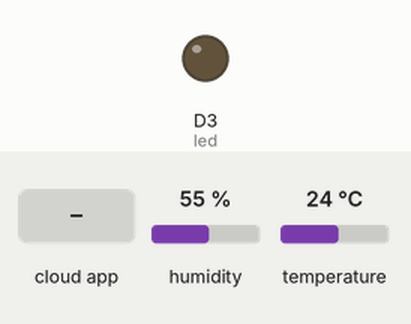
This sketch was run on a simulated ESP8266 (NodeMCU). On the bench: output pins drawn as LEDs (lit = HIGH). Inputs (shaded band) come from the test bench; at power-on: humidity 55 %, temperature 24 °C. WiFi joins after 1.5 s; servers stay silent unless stated; the Firebase database answers and starts empty; pins used as bus, display or sensor lines are not drawn; what the sketch prints to the serial monitor is not drawn.

Above: at 3.8 s.
3.9 s: the phone or cloud app sets LED_STATUS to ON
At 5.4 s:
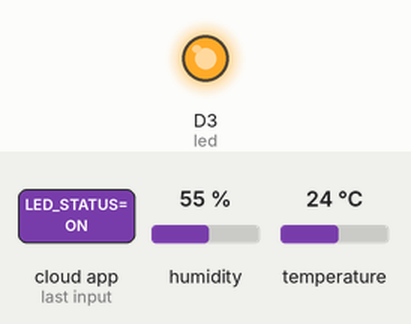
5.7 s: the phone or cloud app sets LED_STATUS to OFF
At 7.1 s:
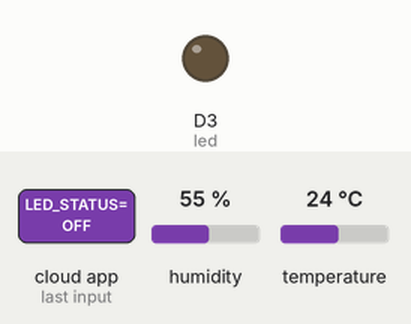
Timing chart, 0 to 8.7 s (numbered marks = the images above; inputs shaded):
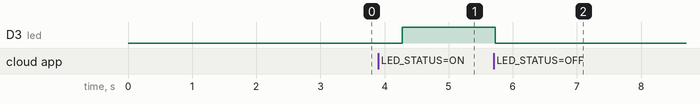

Measured:
- after the input at 3.9 s, D3 (led): LOW → HIGH after 0.38 s
- after the input at 5.7 s, D3 (led): HIGH → LOW at once

The sketch:

firebase-test.ino
```cpp
#include <ESP8266WiFi.h>
#include <FirebaseArduino.h>
#include <DHT.h>
#define FIREBASE_HOST "dummy-99011.firebaseio.com" // the project name address from firebase id
#define FIREBASE_AUTH "LrI5IPWjVYUyJj6KBlv7NPYrORTEcTpJjebp8a3l" // the secret key generated from firebase
#define WIFI_SSID "André Tryk" // input your home or public wifi name
#define WIFI_PASSWORD "Test1234" //password of wifi ssid
#define DHTPIN D4 // what digital pin we're connected to
#define DHTTYPE DHT11 // select dht type as DHT 11 or DHT22
DHT dht(DHTPIN, DHTTYPE);

String fireStatus = ""; // led status received from firebase
int led = D3; // for external led

void setup() {
  Serial.begin(9600);
  delay(1000);

  pinMode(LED_BUILTIN, OUTPUT);
  pinMode(led, OUTPUT);

  WiFi.begin(WIFI_SSID, WIFI_PASSWORD); //try to connect with wifi
  Serial.print("Connecting to ");
  Serial.print(WIFI_SSID);
  while (WiFi.status() != WL_CONNECTED) {
    Serial.print(".");
    delay(500);
  }
  Serial.println();
  Serial.print("Connected to "); //Writes the SSID on the connected wifi to the serial moniter
  Serial.println(WIFI_SSID);
  Serial.print("IP Address is : ");
  Serial.println(WiFi.localIP()); //print local IP address
  Firebase.begin(FIREBASE_HOST, FIREBASE_AUTH); // connect to firebase
  dht.begin(); //Start reading dht sensor
  Firebase.setString("LED_STATUS", "OFF"); //Sets the led status to off
}

void loop() {

  fireStatus = Firebase.getString("LED_STATUS"); // get led status input from firebase
  if (fireStatus == "ON") { // compare the input of led status received from firebase
    Serial.println("Led Turned ON");
    digitalWrite(LED_BUILTIN, LOW); // make bultin led ON
    digitalWrite(led, HIGH); // make external led ON
  }
  else if (fireStatus == "OFF") { // compare the input of led status received from firebase
    Serial.println("Led Turned OFF");
    digitalWrite(LED_BUILTIN, HIGH); // make bultin led OFF
    digitalWrite(led, LOW); // make external led OFF
  }
  else {
    Serial.println("Wrong Credential! Please send ON/OFF");
  }

  float h = dht.readHumidity(); // Reading temperature or humidity takes about 250 milliseconds!
  float t = dht.readTemperature(); // Read temperature as Celsius (the default)

  if (isnan(h) || isnan(t)) { // Check if any reads failed and exit early (to try again).
    Serial.println(F("Failed to read from DHT sensor!")); //write to the serial moniter if any readings of the sensor fails
    return;
  }

  Serial.print("Humidity: ");  Serial.print(h);
  String fireHumid = String(h) + String("%"); //convert integer humidity to string humidity
  Serial.print("%  Temperature: ");  Serial.print(t);  Serial.println("°C ");
  String fireTemp = String(t) + String("°C"); //convert integer temperature to string temperature
  delay(1000); // wait for a second before next reading

  Firebase.pushString("/DHT11/Humidity", fireHumid); //setup path and send readings
  Firebase.pushString("/DHT11/Temperature", fireTemp); //setup path and send readings
}
```
